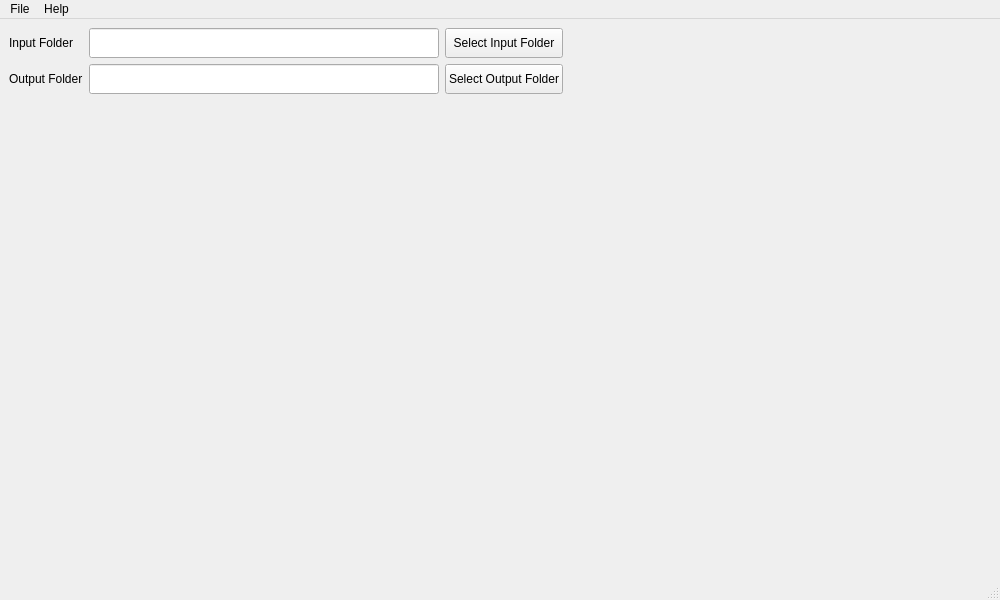
<?xml version='1.0' encoding='UTF-8'?>
<ui version="4.0">
 <class>MainWindow</class>
 <widget class="QMainWindow" name="MainWindow">
  <property name="geometry">
   <rect>
    <x>0</x>
    <y>0</y>
    <width>1000</width>
    <height>600</height>
   </rect>
  </property>
  <property name="sizePolicy">
   <sizepolicy hsizetype="Expanding" vsizetype="Expanding">
    <horstretch>1</horstretch>
    <verstretch>1</verstretch>
   </sizepolicy>
  </property>
  <property name="windowTitle">
   <string>MainWindow</string>
  </property>
  <widget class="QWidget" name="centralwidget">
   <property name="enabled">
    <bool>true</bool>
   </property>
   <widget class="QWidget" name="layoutWidget">
    <property name="geometry">
     <rect>
      <x>0</x>
      <y>0</y>
      <width>1000</width>
      <height>580</height>
     </rect>
    </property>
    <layout class="QVBoxLayout" name="verticalLayout" stretch="0,1">
     <item>
      <widget class="QWidget" name="wgtTopBar" native="true">
       <property name="sizePolicy">
        <sizepolicy hsizetype="Expanding" vsizetype="Expanding">
         <horstretch>0</horstretch>
         <verstretch>0</verstretch>
        </sizepolicy>
       </property>
       <property name="minimumSize">
        <size>
         <width>0</width>
         <height>50</height>
        </size>
       </property>
       <layout class="QGridLayout" name="gridLayout" columnstretch="0,0,0,1">
        <item row="1" column="0">
         <widget class="QLabel" name="lblInputFolder">
          <property name="text">
           <string>Input Folder</string>
          </property>
         </widget>
        </item>
        <item row="2" column="1">
         <widget class="QLineEdit" name="txtOutputFolder">
          <property name="minimumSize">
           <size>
            <width>350</width>
            <height>30</height>
           </size>
          </property>
          <property name="maximumSize">
           <size>
            <width>350</width>
            <height>16777215</height>
           </size>
          </property>
         </widget>
        </item>
        <item row="2" column="0">
         <widget class="QLabel" name="lblOutputFolder">
          <property name="text">
           <string>Output Folder</string>
          </property>
         </widget>
        </item>
        <item row="1" column="1">
         <widget class="QLineEdit" name="txtInputFolder">
          <property name="minimumSize">
           <size>
            <width>350</width>
            <height>30</height>
           </size>
          </property>
          <property name="maximumSize">
           <size>
            <width>350</width>
            <height>16777215</height>
           </size>
          </property>
         </widget>
        </item>
        <item row="2" column="2">
         <widget class="QPushButton" name="btnSetOutput">
          <property name="minimumSize">
           <size>
            <width>0</width>
            <height>30</height>
           </size>
          </property>
          <property name="text">
           <string>Select Output Folder</string>
          </property>
         </widget>
        </item>
        <item row="1" column="2">
         <widget class="QPushButton" name="btnSetInput">
          <property name="minimumSize">
           <size>
            <width>0</width>
            <height>30</height>
           </size>
          </property>
          <property name="text">
           <string>Select Input Folder</string>
          </property>
         </widget>
        </item>
        <item row="1" column="3">
         <spacer name="hrzSpacer">
          <property name="orientation">
           <enum>Qt::Orientation::Horizontal</enum>
          </property>
          <property name="sizeHint" stdset="0">
           <size>
            <width>40</width>
            <height>20</height>
           </size>
          </property>
         </spacer>
        </item>
       </layout>
      </widget>
     </item>
     <item>
      <widget class="QWidget" name="wgtMainContent" native="true">
       <property name="sizePolicy">
        <sizepolicy hsizetype="Expanding" vsizetype="Expanding">
         <horstretch>1</horstretch>
         <verstretch>1</verstretch>
        </sizepolicy>
       </property>
       <property name="minimumSize">
        <size>
         <width>0</width>
         <height>0</height>
        </size>
       </property>
      </widget>
     </item>
    </layout>
   </widget>
  </widget>
  <widget class="QMenuBar" name="menubar">
   <property name="geometry">
    <rect>
     <x>0</x>
     <y>0</y>
     <width>1000</width>
     <height>20</height>
    </rect>
   </property>
   <widget class="QMenu" name="menuFile">
    <property name="title">
     <string>File</string>
    </property>
    <addaction name="actionSetInput" />
    <addaction name="actionSetOutput" />
    <addaction name="actionRefresh" />
    <addaction name="actionExit" />
   </widget>
   <widget class="QMenu" name="menuHelp">
    <property name="title">
     <string>Help</string>
    </property>
    <addaction name="actionAbout" />
   </widget>
   <addaction name="menuFile" />
   <addaction name="menuHelp" />
  </widget>
  <widget class="QStatusBar" name="statusbar" />
  <action name="actionSetInput">
   <property name="icon">
    <iconset theme="QIcon::ThemeIcon::FolderNew" />
   </property>
   <property name="text">
    <string>Set Input Folder</string>
   </property>
   <property name="menuRole">
    <enum>QAction::MenuRole::NoRole</enum>
   </property>
  </action>
  <action name="actionSetOutput">
   <property name="icon">
    <iconset theme="QIcon::ThemeIcon::FolderNew" />
   </property>
   <property name="text">
    <string>Set Output Folder</string>
   </property>
   <property name="menuRole">
    <enum>QAction::MenuRole::NoRole</enum>
   </property>
  </action>
  <action name="actionRefresh">
   <property name="icon">
    <iconset theme="QIcon::ThemeIcon::ViewRefresh" />
   </property>
   <property name="text">
    <string>Refresh</string>
   </property>
   <property name="menuRole">
    <enum>QAction::MenuRole::NoRole</enum>
   </property>
  </action>
  <action name="actionExit">
   <property name="icon">
    <iconset theme="QIcon::ThemeIcon::ApplicationExit" />
   </property>
   <property name="text">
    <string>Exit</string>
   </property>
   <property name="menuRole">
    <enum>QAction::MenuRole::NoRole</enum>
   </property>
  </action>
  <action name="actionAbout">
   <property name="icon">
    <iconset theme="QIcon::ThemeIcon::HelpAbout" />
   </property>
   <property name="text">
    <string>About</string>
   </property>
   <property name="menuRole">
    <enum>QAction::MenuRole::NoRole</enum>
   </property>
  </action>
 </widget>
 <resources />
 <connections />
</ui>
